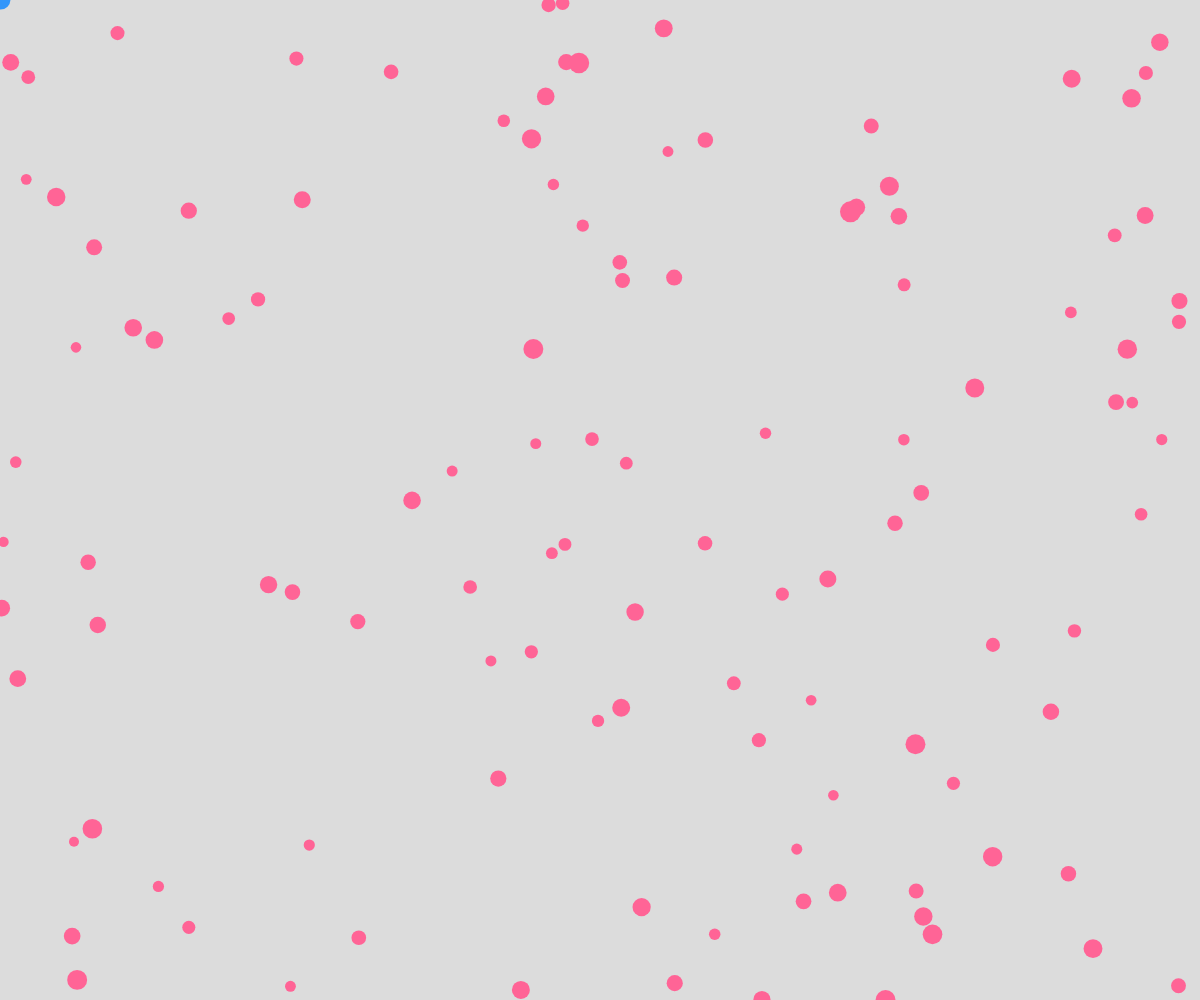
Frame 1 (no input)
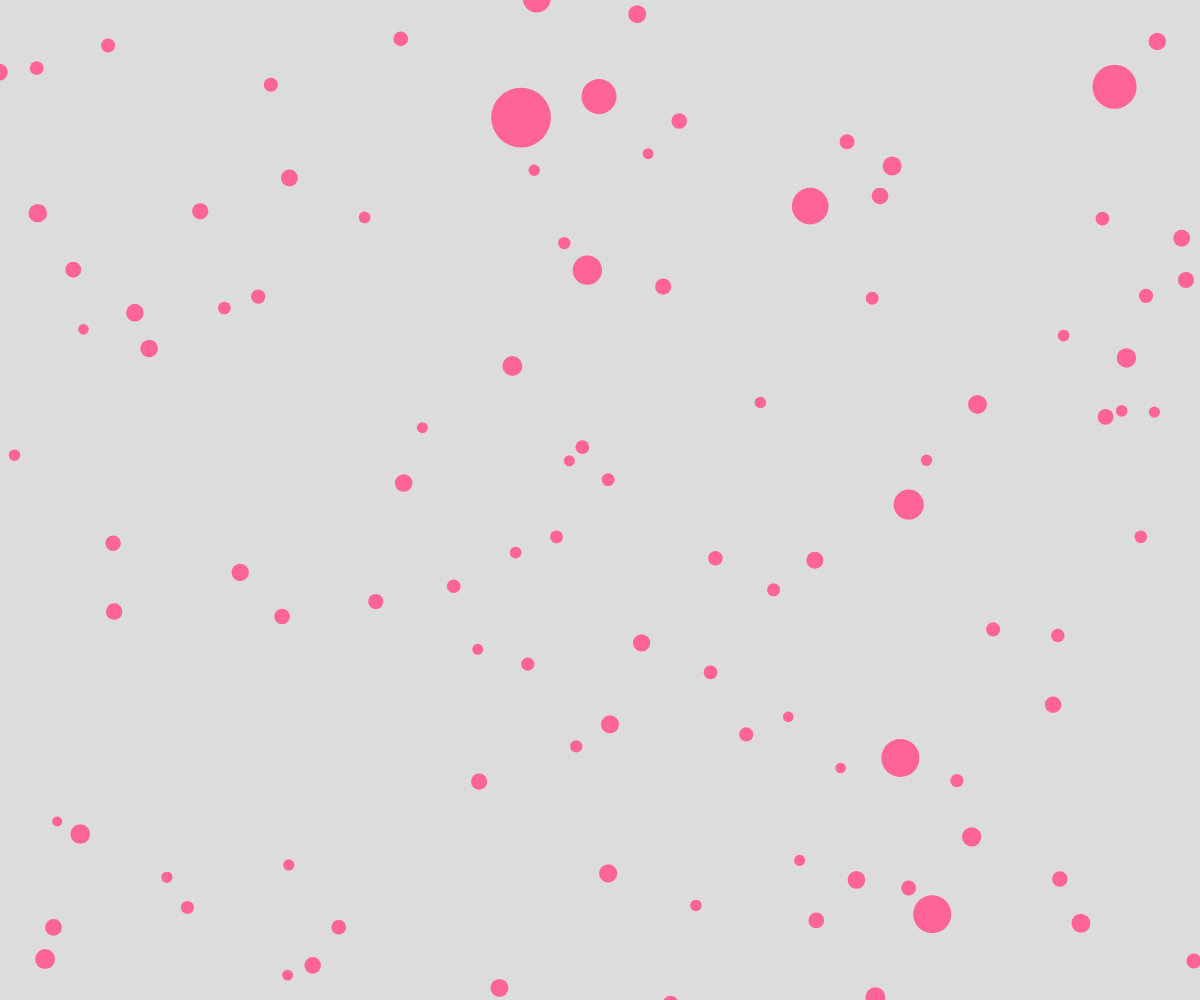
Frame 60 (no input)
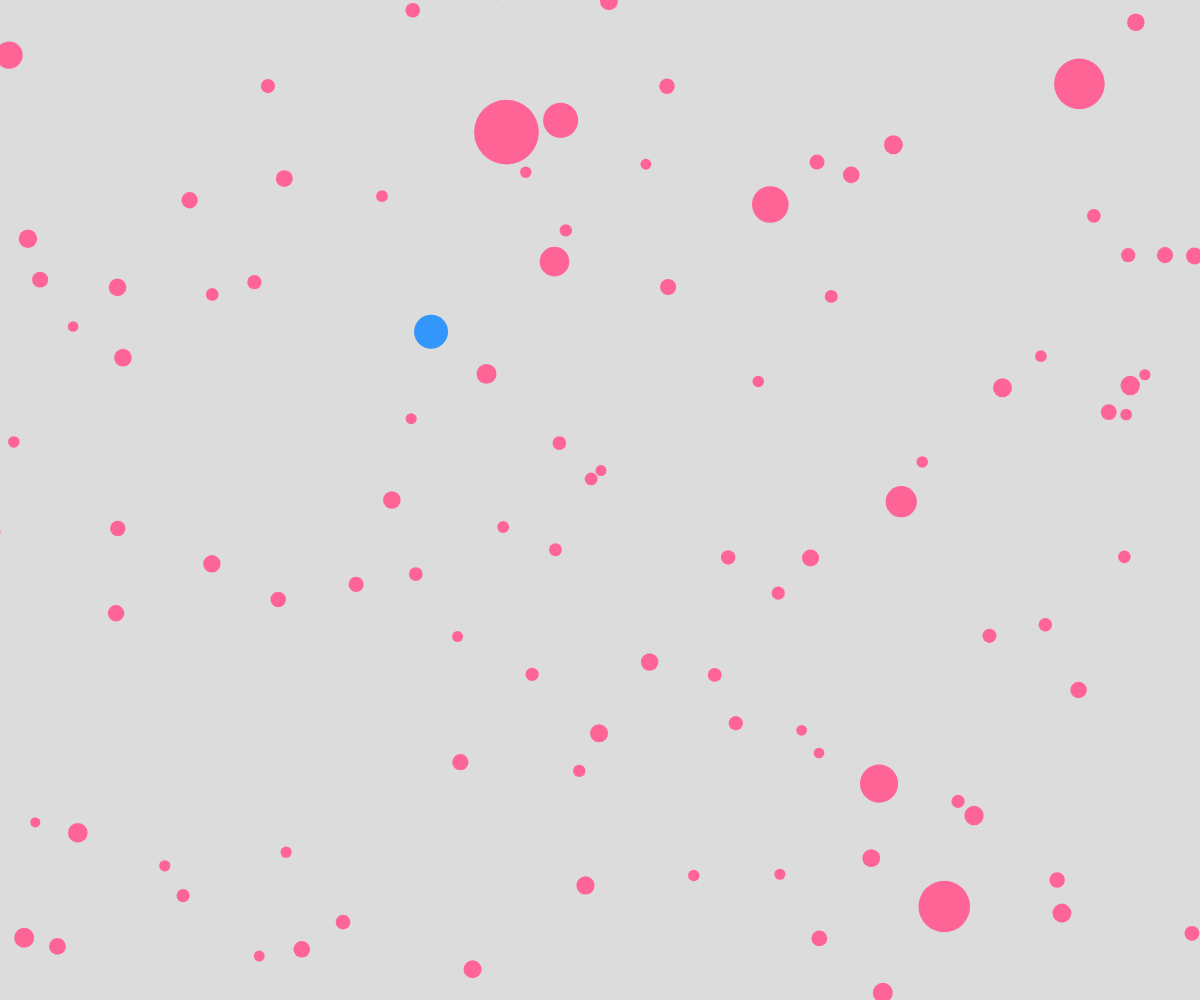
Frame 120 (the mouse pressed at the canvas centre since frame 60)

The p5.js sketch that drew these frames (run headless with seeded random() and noise() and a simulated clock; from frame 60 on, the mouse is pressed at the canvas centre):

// p5.js sketch
// ── sketch.js
let circles = [];
let playerCircle;

class Circle {
  constructor(x, y, r) {
    this.x = x;
    this.y = y;
    this.r = r;
    this.targetR = r; // target radius for smooth growth

    this.offsetX = random(1000);
    this.offsetY = random(1000);
    this.fillColor = color(255, 100, 150);
  }
  
  collidesWith(other) {
    for (let o of other) {
      if (o !== this) {
        let d = dist(this.x, this.y, o.x, o.y);
        if (d < this.r + o.r) {
          return o;
        }
      }
    }
  }

  draw() {
    this.x += (noise(this.offsetX) - 0.5) * 2;
    this.y += (noise(this.offsetY) - 0.5) * 2;
    
    this.offsetX += 0.01;
    this.offsetY += 0.01;
    
    // Smoothly interpolate radius to target
    this.r = lerp(this.r, this.targetR, 0.1);
    
    fill(this.fillColor);
    noStroke();
    circle(this.x, this.y, this.r * 2);

    let collided = this.collidesWith(circles);
    if (collided) {
      // the bigger circle eats the smaller one
      if (this.r < collided.r) {
        collided.targetR += this.r; // add to target instead of directly
        circles.splice(circles.indexOf(this), 1);
      } else {
        this.targetR += collided.r; // add to target instead of directly
        circles.splice(circles.indexOf(collided), 1);
      }
    }
  }
}

class PlayerCircle extends Circle {
  constructor(x, y, r) {
    super(x, y, r);
    this.fillColor = color(50, 150, 250);
  }
}

function setup() {
  createCanvas(windowWidth, windowHeight);
  for (let i = 0; i < (width * height / 10000); i++) {
    circles.push(new Circle(random(width), random(height), random(5, 10)));
  }
  playerCircle = new PlayerCircle(mouseX, mouseY, 10);
  circles.push(playerCircle);
}

function windowResized() {
  resizeCanvas(windowWidth, windowHeight);
}

function draw() {
  background(220);
  // Move player circle towards mouse position very slowly no acceleration
  playerCircle.x += (mouseX - playerCircle.x) * 0.02;
  playerCircle.y += (mouseY - playerCircle.y) * 0.02;

  for (let c of circles) {
    c.draw();
  }

  if (circles.indexOf(playerCircle) === -1) {
    fill(0);
    textAlign(CENTER, CENTER);
    textSize(32);
    text("Game Over!", width / 2, height / 2);
    noLoop();
  }

}
